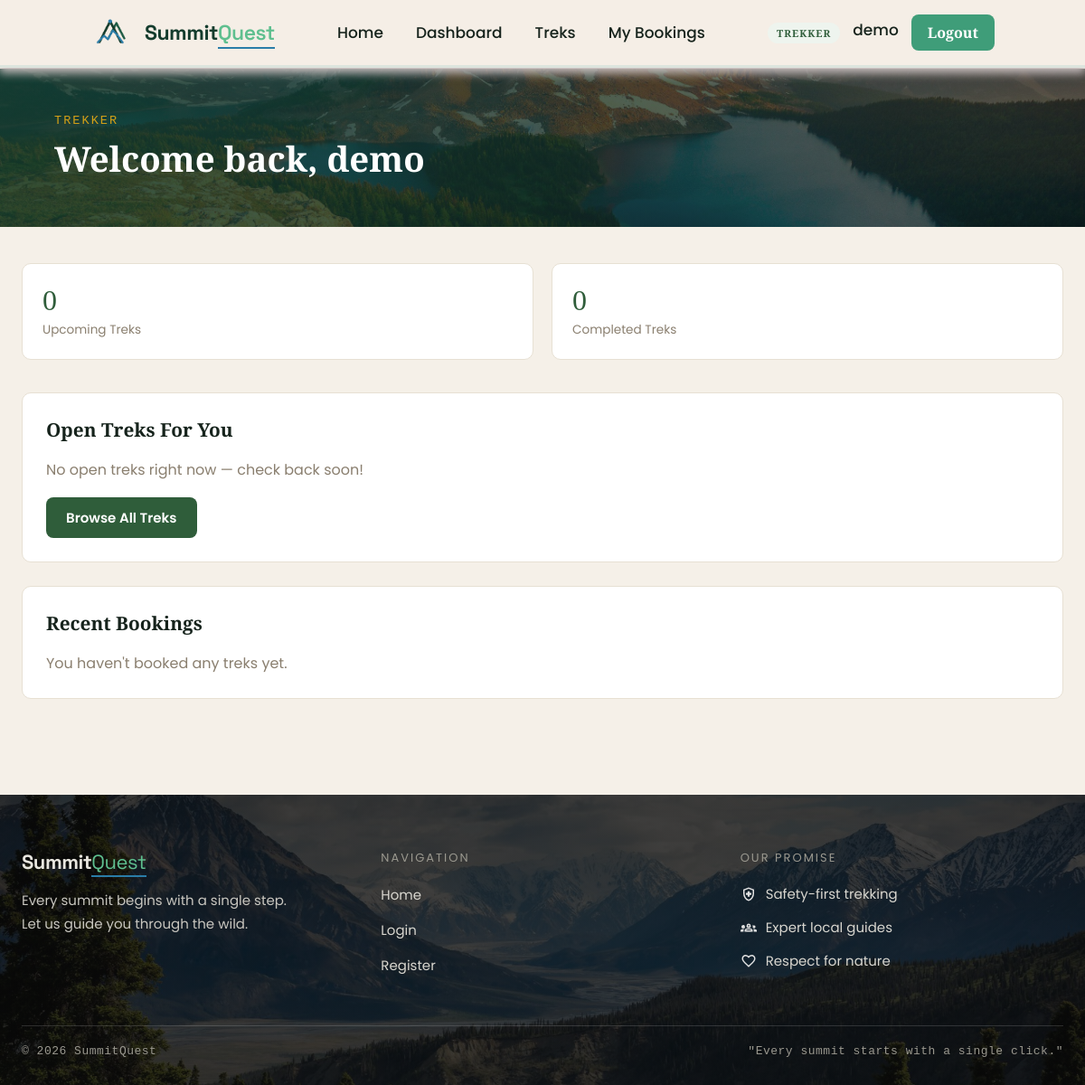
Page /user/dashboard (signed in) on the earlier database version.
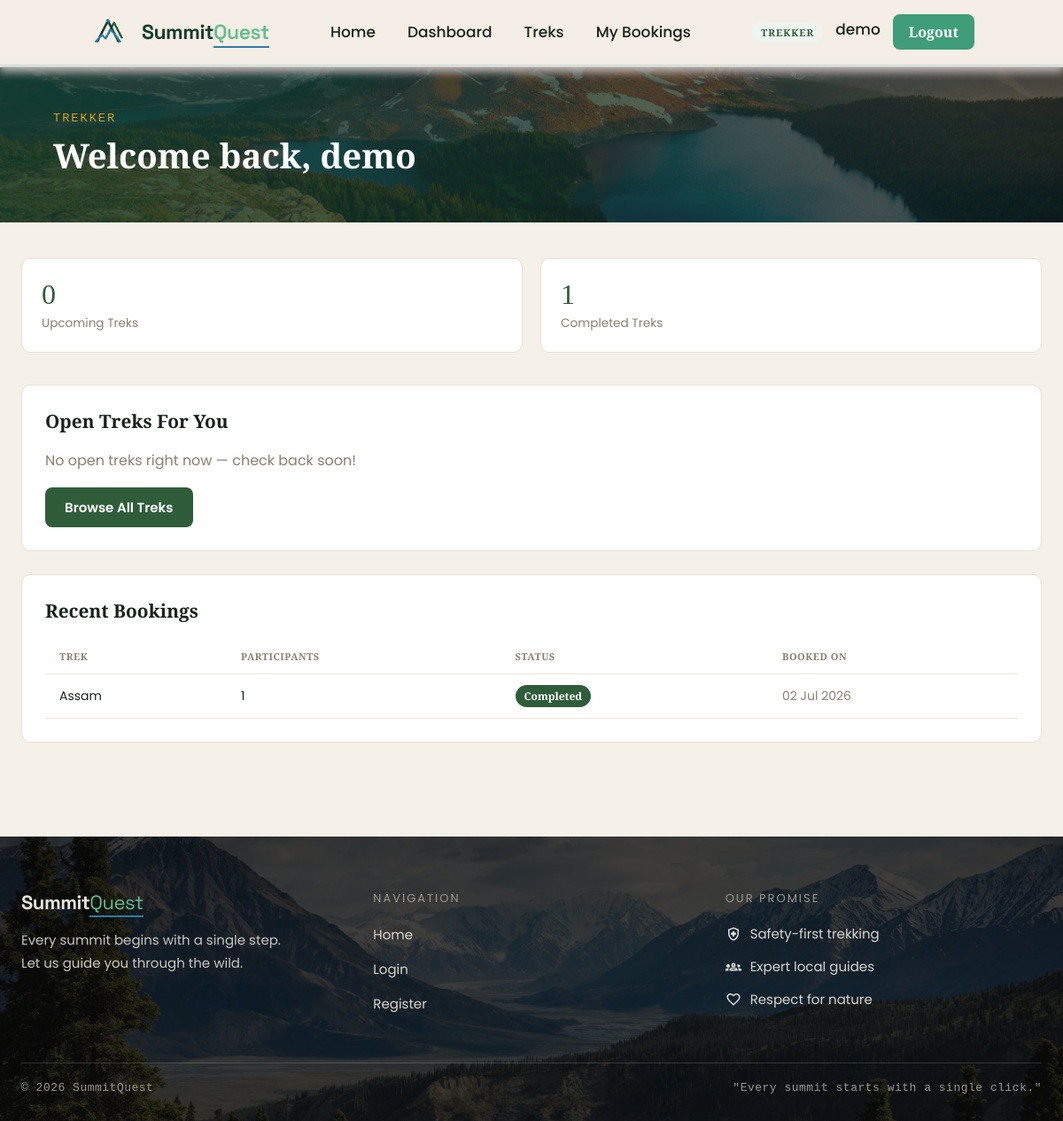
Same page on the later database version.
### app/models.py (models this page shows, shortened)
class Bookings(db.Model):
    __tablename__ = "booking"
    id = db.Column(db.Integer, primary_key = True)
    user_id = db.Column(db.Integer, db.ForeignKey("user.id"), nullable = False, index= True)
    trek_id = db.Column(db.Integer, db.ForeignKey("trek.id"), nullable = False, index= True)
    booked_at = db.Column(db.DateTime , default = datetime.utcnow)
    status = db.Column(db.String(20), nullable=False, default="booked", index=True)
    participants = db.Column(db.Integer, nullable=False, default=1)
    emergency_contact = db.Column(db.String(120), nullable=True)
    emergency_phone = db.Column(db.String(20), nullable=True)
    notes = db.Column(db.Text)

class Treks(db.Model):
    __tablename__ = "trek"
    id = db.Column(db.Integer, primary_key = True)
    name = db.Column(db.String(256), nullable= False, index = True)
    location = db.Column(db.String(50), nullable= False, index = True)
    difficulty= db.Column(db.String(50), nullable = False, index = True)
    status = db.Column(db.String(50), nullable = False, default = "Pending")
    duration =  db.Column(db.Integer, nullable= False)
    starting_date = db.Column(db.Date, nullable= False)
    ending_date = db.Column(db.Date, nullable= False)
    is_blocked = db.Column(db.String(50),nullable = False,default = False)
    created_at = db.Column(db.DateTime, default=datetime.utcnow, nullable=False)
    capacity = db.Column(db.Integer, default = 10)
    available = db.Column(db.Integer, default = 10)
    description = db.Column(db.Text)
    updated_at = db.Column(db.DateTime, default=datetime.utcnow, onupdate=datetime.utcnow, nullable=False)
    price = db.Column(db.Float, default=0)
    altitude = db.Column(db.String(50), nullable=True)
    image_url = db.Column(db.String(500), nullable=True)
    highlights = db.Column(db.Text, nullable=True)
    requirements = db.Column(db.Text, nullable=True)
    assigned_staff_id = db.Column(db.Integer,db.ForeignKey("user.id"),nullable = True)
    bookings = db.relationship(
    "Bookings",
    backref="trek",
    cascade="all, delete-orphan")

### app/routes.py (the view)
@visit.route("/user/dashboard")
@login_required
def user_dashboard():
    role = session.get("role")
    if role == "admin":
        return redirect(url_for("visit.admin_dashboard"))
    if role == "staff":
        return redirect(url_for("visit.staff_dashboard"))
    uid = session["user_id"]
    open_treks = Treks.query.filter_by(status="Open").order_by(Treks.starting_date).limit(4).all()
    my_bookings = Bookings.query.filter_by(user_id=uid).order_by(Bookings.booked_at.desc()).limit(5).all()
    total_booked = Bookings.query.filter_by(user_id=uid, status="Booked").count()
    total_completed = Bookings.query.filter_by(user_id=uid, status="Completed").count()
    return render_template(
        "user/dashboard.html", open_treks=open_treks, my_bookings=my_bookings,
        total_booked=total_booked, total_completed=total_completed,
    )

### app/utils.py (called while the page is built)
def current_user():
    if 'user_id' not in session:
        return AnonUser()
    return SessionUser(session)

def login_required(f):
    @wraps(f)
    def wrapper(*args, **kwargs):
        if 'user_id' not in session:
            flash('Please log in to continue.', 'info')
            return redirect(url_for('visit.login'))
        return f(*args, **kwargs)
    return wrapper

def status_color(status):
    return {
        'Pending': 'secondary', 'Approved': 'info',
        'Open': 'success', 'Closed': 'warning',
        'Completed': 'primary', 'Booked': 'success',
        'Cancelled': 'danger',
    }.get(status, 'secondary')

def format_date(value):
    if not value:
        return '—'
    return value.strftime('%d %b %Y')

### templates/user/dashboard.html (shortened to what this page needs)
{% extends "base.html" %}
{% import "macros.html" as m %}
{% block extra_css %}
<link rel="stylesheet" href="{{ url_for('static', filename='css/for_dashboard.css') }}">
{% endblock %}
{% block content %}
{{ m.page_header("Welcome back, " + (current_user.full_name or current_user.name), "Trekker") }}
<div class="page-body">
    <div class="stat-grid">
        <div class="stat-card">
            <div class="stat-card-number">{{ total_booked }}</div>
            <div class="stat-card-label">Upcoming Treks</div>
        </div>
        <div class="stat-card">
            <div class="stat-card-number">{{ total_completed }}</div>
            <div class="stat-card-label">Completed Treks</div>
        </div>
    </div>
    <div class="sq-card">
        <h2 class="sq-card-title">Open Treks For You</h2>
        {% if open_treks %}
        <div class="manage-grid">
            {% for trek in open_treks %}
            <div class="manage-card">
                <div class="manage-card-head">
                    <h3>{{ trek.name }}</h3>
                    {{ m.badge(trek.difficulty, difficulty_color(trek.difficulty)) }}
                </div>
                <div class="manage-card-meta">
                    <span>📍 {{ trek.location }}</span>
                    <span>👥 {{ trek.available }} spots left</span>
                </div>
                <a href="{{ url_for('visit.trek_detail', trek_id=trek.id) }}" class="btn btn-outline btn-block">View &amp; Book</a>
            </div>
            {% endfor %}
        </div>
        {% else %}
        <p class="muted">No open treks right now — check back soon!</p>
        {% endif %}
        <a href="{{ url_for('visit.browse_treks') }}" class="btn btn-primary" style="margin-top: 18px;">Browse All Treks</a>
    </div>
    <div class="sq-card">
        <h2 class="sq-card-title">Recent Bookings</h2>
        {% if my_bookings %}
        <div class="table-wrap">
            <table class="data-table">
                <thead><tr><th>Trek</th><th>Participants</th><th>Status</th><th>Booked On</th></tr></thead>
                <tbody>
                    {% for b in my_bookings %}
                    <tr>
                        <td>{{ b.trek.name }}</td>
                        <td>{{ b.participants }}</td>
                        <td>{{ m.badge(b.status, status_color(b.status)) }}</td>
                        <td class="muted">{{ format_date(b.booked_at) }}</td>
                    </tr>
                    {% endfor %}
                </tbody>
            </table>
        </div>
        {% else %}
        <p class="muted">You haven't booked any treks yet.</p>
        {% endif %}
    </div>
</div>
{% endblock %}

### templates/macros.html
{% macro page_header(title, subtitle) %}
<div class="page-header">
    <div class="page-header-overlay"></div>
    <div class="page-header-inner">
        {% if subtitle %}<p class="page-header-eyebrow">{{ subtitle }}</p>{% endif %}
        <h1 class="page-header-title">{{ title }}</h1>
    </div>
</div>
{% endmacro %}
{% macro badge(text, kind) %}
<span class="badge badge-{{ kind }}">{{ text }}</span>
{% endmacro %}

Differences in the rows shown:
added Bookings: trek.name "Assam", participants "1", status "Completed", booked_at "02 Jul 2026"
Other differences:
{{ total_completed }}: "0" → "1"
text no longer shown: "You haven't booked any treks yet."
text now shown: "TREK PARTICIPANTS STATUS BOOKED ON"
